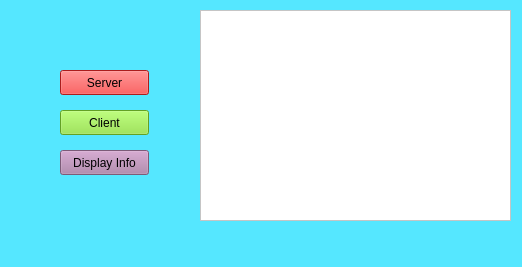
<?xml version="1.0" encoding="UTF-8"?>
<ui version="4.0">
 <class>Admin</class>
 <widget class="QMainWindow" name="Admin">
  <property name="geometry">
   <rect>
    <x>0</x>
    <y>0</y>
    <width>522</width>
    <height>267</height>
   </rect>
  </property>
  <property name="windowTitle">
   <string>MainWindow</string>
  </property>
  <property name="styleSheet">
   <string notr="true">background-color: rgb(85, 231, 255);</string>
  </property>
  <widget class="QWidget" name="centralwidget">
   <widget class="QPushButton" name="pushButton">
    <property name="geometry">
     <rect>
      <x>60</x>
      <y>70</y>
      <width>89</width>
      <height>25</height>
     </rect>
    </property>
    <property name="styleSheet">
     <string notr="true">background-color: rgb(239, 41, 41);</string>
    </property>
    <property name="text">
     <string>Server</string>
    </property>
   </widget>
   <widget class="QPushButton" name="pushButton_2">
    <property name="geometry">
     <rect>
      <x>60</x>
      <y>110</y>
      <width>89</width>
      <height>25</height>
     </rect>
    </property>
    <property name="styleSheet">
     <string notr="true">background-color: rgb(138, 226, 52);</string>
    </property>
    <property name="text">
     <string>Client</string>
    </property>
   </widget>
   <widget class="QTableView" name="tableView">
    <property name="geometry">
     <rect>
      <x>200</x>
      <y>10</y>
      <width>311</width>
      <height>211</height>
     </rect>
    </property>
    <property name="styleSheet">
     <string notr="true">background-color: rgb(255, 255, 255);</string>
    </property>
   </widget>
   <widget class="QPushButton" name="pushButton_display">
    <property name="geometry">
     <rect>
      <x>60</x>
      <y>150</y>
      <width>89</width>
      <height>25</height>
     </rect>
    </property>
    <property name="styleSheet">
     <string notr="true">background-color: rgb(173, 127, 168);</string>
    </property>
    <property name="text">
     <string>Display Info</string>
    </property>
   </widget>
  </widget>
  <widget class="QMenuBar" name="menubar">
   <property name="geometry">
    <rect>
     <x>0</x>
     <y>0</y>
     <width>522</width>
     <height>22</height>
    </rect>
   </property>
  </widget>
  <widget class="QStatusBar" name="statusbar"/>
 </widget>
 <resources/>
 <connections/>
</ui>
